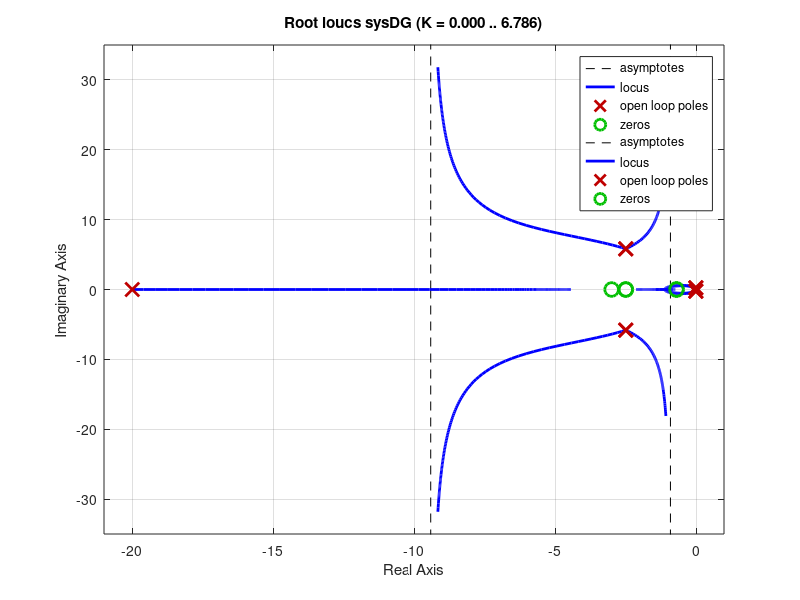
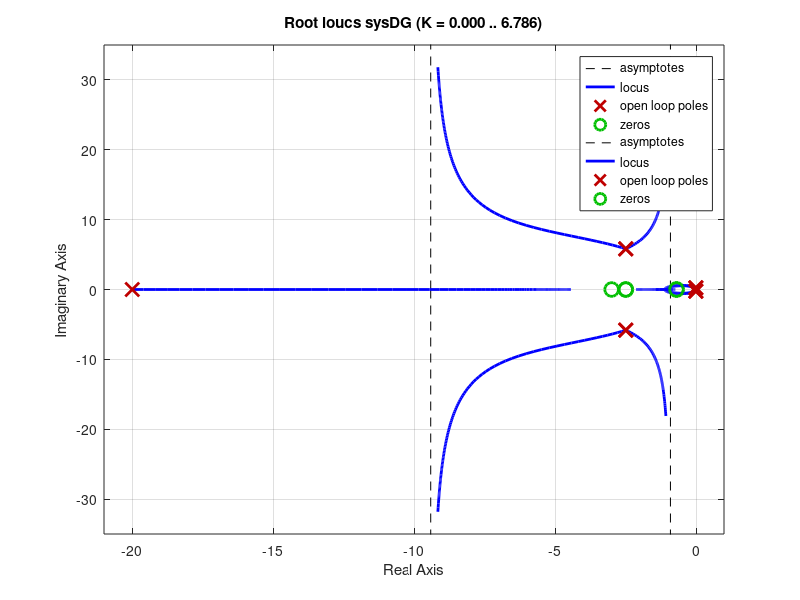
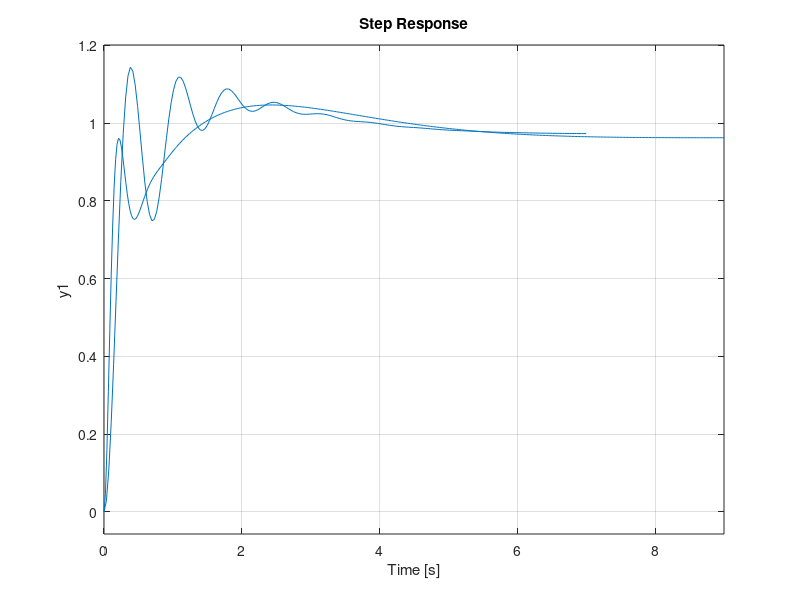

Source code (MATLAB) for these figures, in order: (Note: this script raises an error after producing the figures.)
% Fig. 5.38  Feedback Control of Dynamic Systems, 6e 
%             Franklin, Powell, Emami
%script to generate figure 5.38, Piper Dakota autopilot design

clf
numG = 160*conv ([1 2.5],[1 0.7]);
denG = conv([1 5 40],[1  .03  .06]);
sysG = tf(numG,denG);
sysD=tf([1   3],[1   20]);
sysDG=sysD*sysG;
figure(1)
rlocus(sysG)
axis([-30 2 -12 12])
hold on
pause;
rlocus(sysDG)
hold off
pause;
figure(2)
rlocus(sysG)
axis([-1.5 .1    -.6 .6])
hold on
pause;
rlocus(sysDG)
hold off
pause;
Kp = 0.3;
sysH=tf(1,1);
sysT = feedback (Kp*sysG,sysH);
Kc = 1.5;
sysTD=feedback(Kc*sysDG,sysH);
figure(3)
step(sysT)
hold on
step(sysTD)
nicegrid;
hold off
